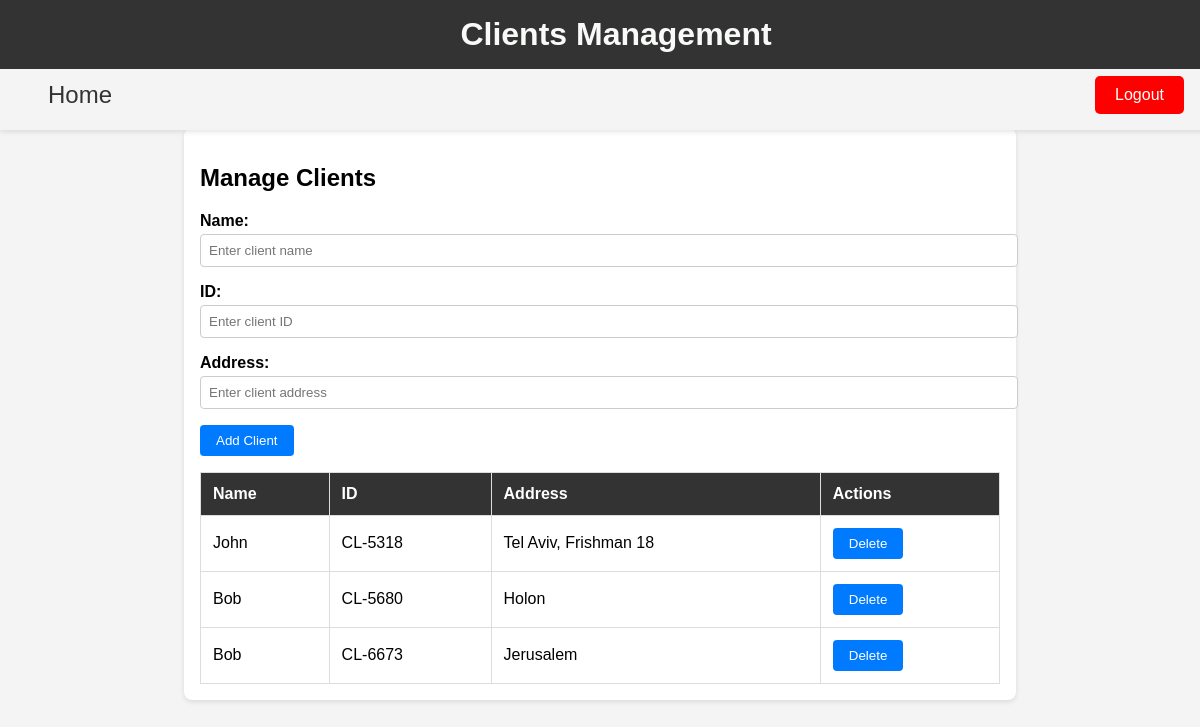
The app's page /user-home/clients/ (signed in) with its own data.
### users/models.py (models this page shows, shortened)
class Client(models.Model):
    user = models.ForeignKey(User, on_delete=models.CASCADE, related_name="client",max_length=100)
    client_id = models.CharField(max_length=20,unique=True)
    client_name = models.CharField(max_length=100)
    client_address = models.TextField()

### users/views.py (the view, shortened to what this page needs)
# urls.py: path('user-home/clients/', views.clients_page, name='clients_page'),
def clients_page(request):
    if not request.user or isinstance(request.user, AnonymousUser):
        return redirect('login')
    user = request.user  # Now safe to use as user is authenticated
    clients = Client.objects.filter(user=user)
    return render(request, 'users/clients_page.html', {'clients': clients})

### users/templates/users/clients_page.html (shortened to what this page needs)
<!DOCTYPE html>
<html lang="en">
<head>
</head>
<body>
<header>
    <h1>Clients Management</h1>
</header>
<nav style="display: flex; justify-content: space-between; align-items: center; padding: 1rem;">
    <a href="{% url 'user_home' %}" style="margin-left: 2rem;">Home</a>
    {% if user.is_authenticated %}
    <form method="POST" action="{% url 'logout' %}" style="margin-right: 2rem;">
        <button type="submit" style="background-color: red; color: white; border: none; padding: 10px 20px; font-size: 1rem; border-radius: 5px; cursor: pointer;">
            Logout
        </button>
    </form>
    {% endif %}
</nav>
<main>
    <h2>Manage Clients</h2>
    <form method="post" action="{% url 'clients_page' %}">
        <div class="form-group">
            <label for="client-name">Name:</label>
            <input type="text" id="client-name" name="client_name" placeholder="Enter client name">
        </div>
        <div class="form-group">
            <label for="client-id">ID:</label>
            <input type="text" id="client-id" name="client_id" placeholder="Enter client ID">
        </div>
        <div class="form-group">
            <label for="client-address">Address:</label>
            <input type="text" id="client-address" name="client_address" placeholder="Enter client address">
        </div>
        <button type="submit">Add Client</button>
    </form>
    <table>
        <thead>
            <tr>
                <th>Name</th>
                <th>ID</th>
                <th>Address</th>
                <th>Actions</th>
            </tr>
        </thead>
        <tbody id="client-table">
            {% for client in clients %}
            <tr>
                <td>{{ client.client_name }}</td>
                <td>{{ client.client_id }}</td>
                <td>{{ client.client_address }}</td>
                <td>
                    <form method="POST" action="{% url 'clients_page' %}">
                        <button type="submit" onclick="return confirm('Are you sure?')">Delete</button>
                    </form>
                </td>
            </tr>
            {% empty %}
            <tr>
                <td colspan="4">No clients found.</td>
            </tr>
            {% endfor %}
        </tbody>
    </table>
</main>
</body>
</html>

### users/templates/users/clients_page.html (style rules this page uses)
body { font-family: Arial, sans-serif; margin: 0; padding: 0; background-color: #f4f4f4; }
header { background-color: #333; color: #fff; padding: 1rem; text-align: center; position: fixed; width: 100%; top: 0; z-index: 1000; }
header h1 { color: rgb(248, 250, 248); margin: 0; }
nav { background-color: #f4f4f4; padding: 1rem; position: fixed; width: 100%; top: 60px; z-index: 999; display: flex; justify-content: center; align-items: center; gap: 20px; box-shadow: 0 2px 5px rgba(0, 0, 0, 0.1); }
nav a, nav form { display: inline-block; text-decoration: none; color: #333; margin: 0 2rem; font-size: 1.5rem; }
main { max-width: 800px; margin: 8rem auto 2rem auto; padding: 1rem; background-color: #fff; box-shadow: 0 2px 5px rgba(0, 0, 0, 0.1); border-radius: 8px; }
table { width: 100%; border-collapse: collapse; margin-top: 1rem; }
table, th, td { border: 1px solid #ddd; }
th, td { padding: 0.75rem; text-align: left; }
th { background-color: #333; color: #fff; }
.form-group { margin-bottom: 1rem; }
label { font-weight: bold; }
input { width: 100%; padding: 0.5rem; margin-top: 0.25rem; border: 1px solid #ccc; border-radius: 4px; }
button { padding: 0.5rem 1rem; background-color: #007BFF; color: #fff; border: none; border-radius: 4px; cursor: pointer; }

### records on screen
Client: client_name "John", client_id "CL-5318", client_address "Tel Aviv, Frishman 18"
Client: client_name "Bob", client_id "CL-5680", client_address "Holon"
Client: client_name "Bob", client_id "CL-6673", client_address "Jerusalem"
